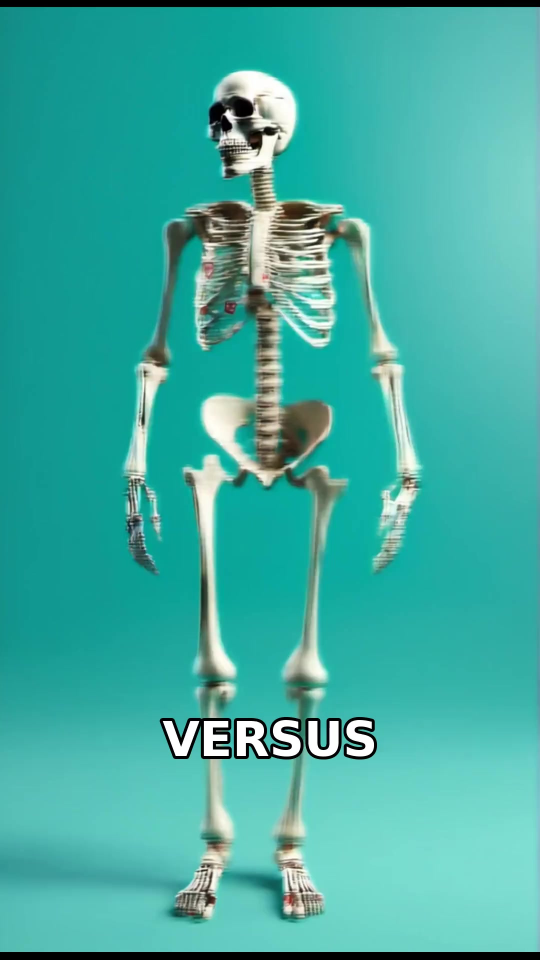
#> input picture frame_001.jpg, 1080 x 1920 px (shown at 1/2 size)
$ python -i fix_hr_thumbnail.py   (imports and definitions only)
#> lines starting #> are read from the running program, lines starting #| are printed output that depends on the picture
"""Local History Rewind thumbnail fix — no API. Overlays correct runtime badge."""
from __future__ import annotations

import argparse
import json
from pathlib import Path

from PIL import Image, ImageDraw, ImageFont, ImageFilter


def _font(size: int, bold: bool = True) -> ImageFont.FreeTypeFont | ImageFont.ImageFont:
    candidates = [
        "C:/Windows/Fonts/arialbd.ttf" if bold else "C:/Windows/Fonts/arial.ttf",
        "C:/Windows/Fonts/segoeuib.ttf" if bold else "C:/Windows/Fonts/segoeui.ttf",
    ]
    for path in candidates:
        if Path(path).exists():
            return ImageFont.truetype(path, size)
    return ImageFont.load_default()


def make_thumbnail(
    base_image: Path,
    out_path: Path,
    *,
    title_words: str = "KHMER EMPIRE",
    badge: str = "1 HOUR",
) -> Path:
#> called with base_image = '../frame_001.jpg', out_path = 'out.png', title_words = 'KHMER EMPIRE', badge = '1 HOUR'
    W, H = 1280, 720
    img = Image.open(base_image).convert("RGB")
#> img is the input picture: PIL image 1080x1920 RGB; mean R, G, B 64.9, 172.5, 162.5
    img = img.resize((W, H), Image.Resampling.LANCZOS)
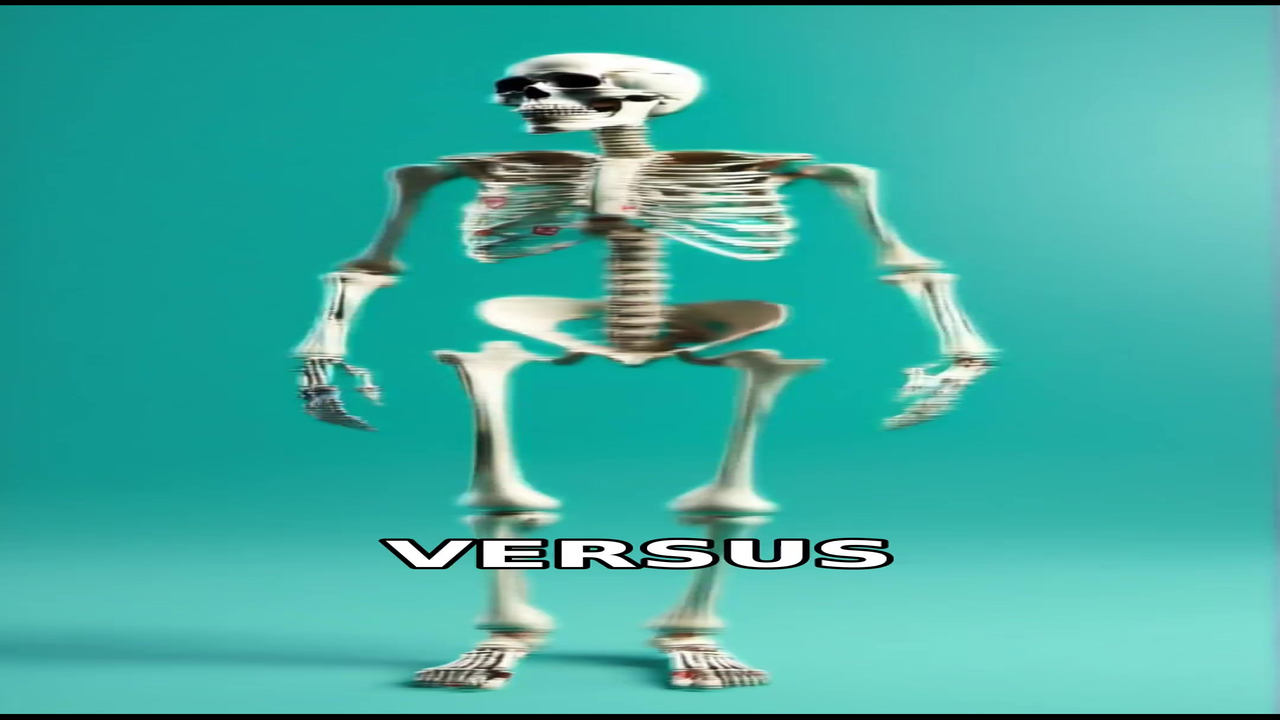
#> img: PIL image 1280x720 RGB; mean R, G, B 65, 172.5, 162.6
    img = img.filter(ImageFilter.GaussianBlur(radius=0.6))

    # Darken for sleep-doc mood
    overlay = Image.new("RGB", (W, H), (0, 0, 0))
#> overlay: PIL image 1280x720 RGB; every value is 0
    img = Image.blend(img, overlay, alpha=0.45)
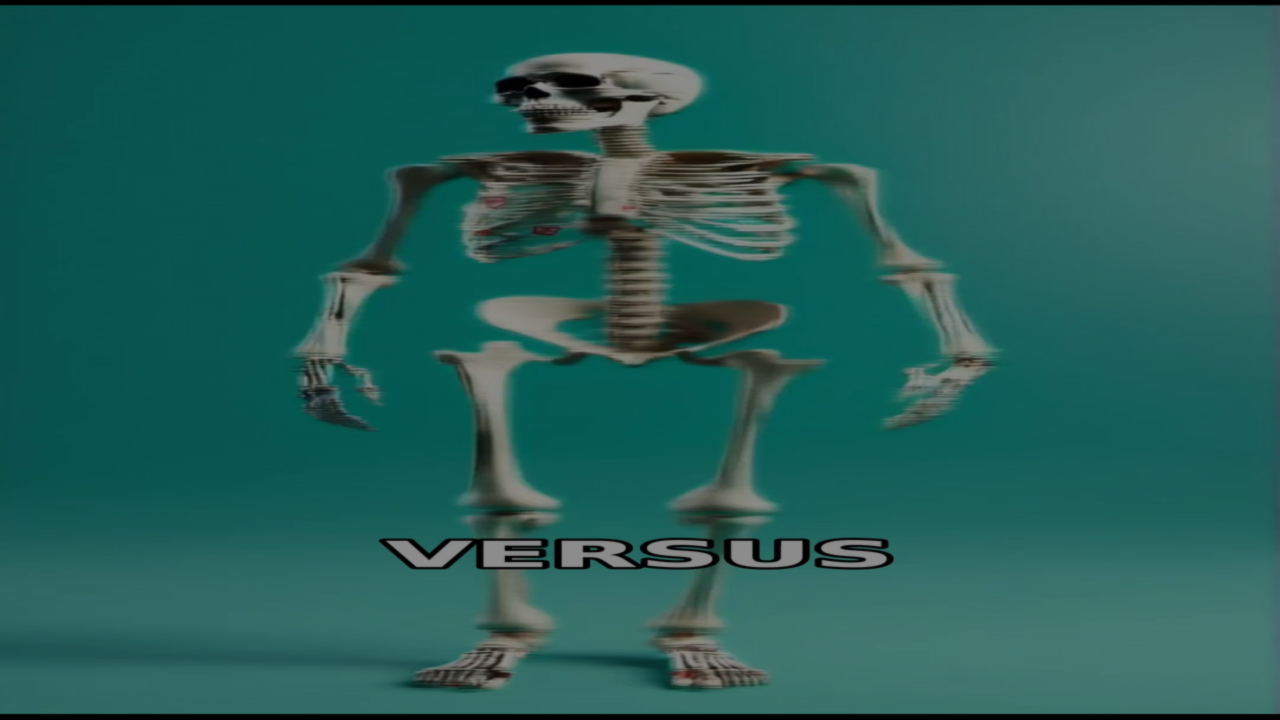
#> img: PIL image 1280x720 RGB; mean R, G, B 35.2, 94.4, 88.9

    draw = ImageDraw.Draw(img)
    title_font = _font(72)
    badge_font = _font(36)

    # Title top third
    tw = draw.textlength(title_words, font=title_font)
#> tw = 73
    tx = (W - tw) // 2
#> tx = 603
    ty = 48
    for dx, dy in [(-2, 0), (2, 0), (0, -2), (0, 2)]:
        draw.text((tx + dx, ty + dy), title_words, fill=(0, 0, 0), font=title_font)
    draw.text((tx, ty), title_words, fill=(255, 235, 120), font=title_font)

    # Runtime badge top-right
    pad_x, pad_y = 18, 10
    bw = draw.textlength(badge, font=badge_font) + pad_x * 2
#> bw = 72
    bh = 52
    bx, by = W - bw - 28, 28
#> bx = 1180; by = 28
    draw.rounded_rectangle((bx, by, bx + bw, by + bh), radius=8, fill=(180, 30, 30))
    draw.text((bx + pad_x, by + pad_y - 2), badge, fill=(255, 255, 255), font=badge_font)

#> (the run stopped early here; a loop or call above may not have finished)

$ run again, on frame_003.jpg
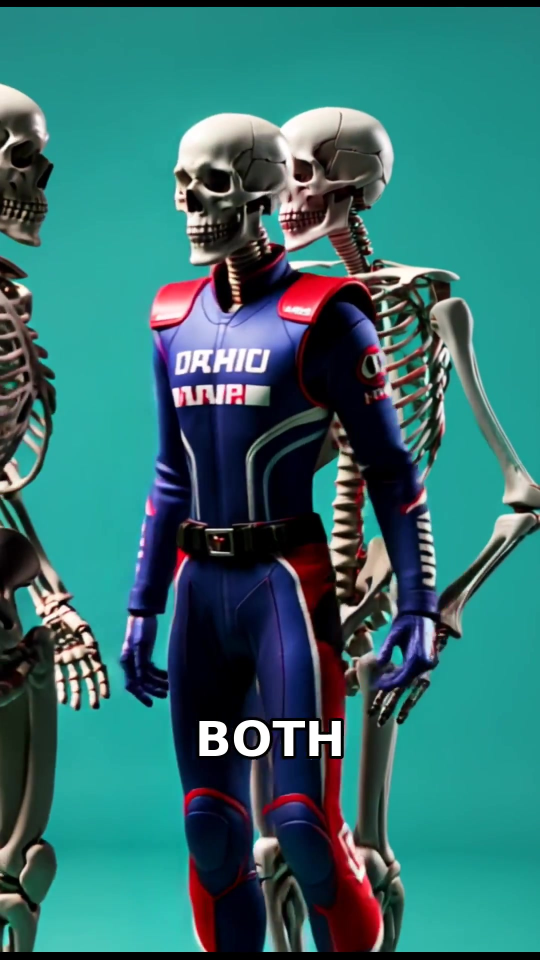
#> input picture frame_003.jpg, 1080 x 1920 px (shown at 1/2 size)
#> in make_thumbnail, img is the input picture: PIL image 1080x1920 RGB; mean R, G, B 51.6, 111, 110.8
#> in make_thumbnail, `img = img.resize((W, H), Image.Resampling.LANCZOS)`:
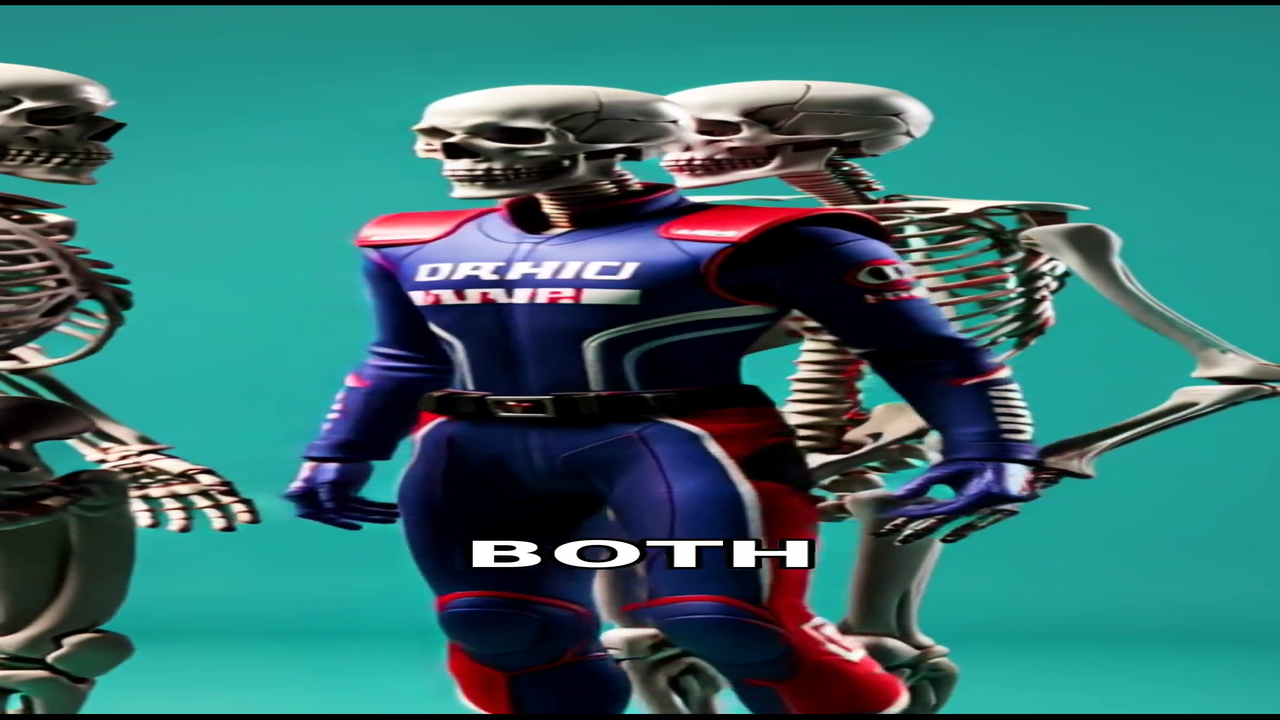
#> img: PIL image 1280x720 RGB; mean R, G, B 51.6, 111, 110.8
#> overlay: PIL image 1280x720 RGB; every value is 0
#> in make_thumbnail, `img = Image.blend(img, overlay, alpha=0.45)`:
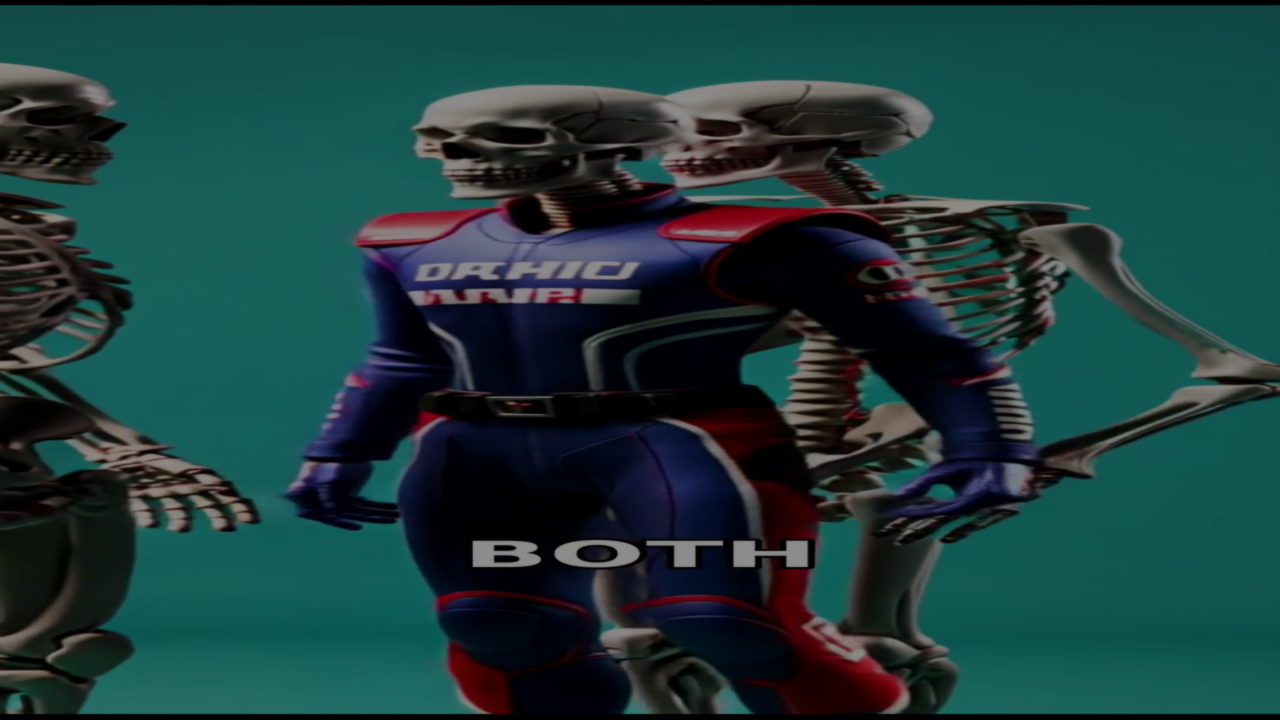
#> img: PIL image 1280x720 RGB; mean R, G, B 27.9, 60.6, 60.5
#> tw = 73
#> tx = 603
#> bw = 72
#> bx = 1180; by = 28

$ run again, on frame_005.jpg
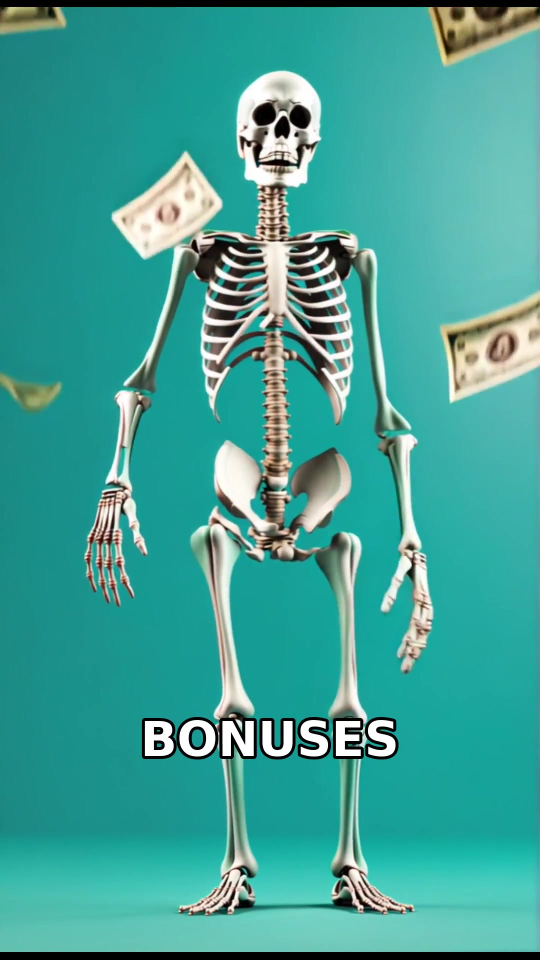
#> input picture frame_005.jpg, 1080 x 1920 px (shown at 1/2 size)
#> in make_thumbnail, img is the input picture: PIL image 1080x1920 RGB; mean R, G, B 65.7, 160.8, 151.5
#> in make_thumbnail, `img = img.resize((W, H), Image.Resampling.LANCZOS)`:
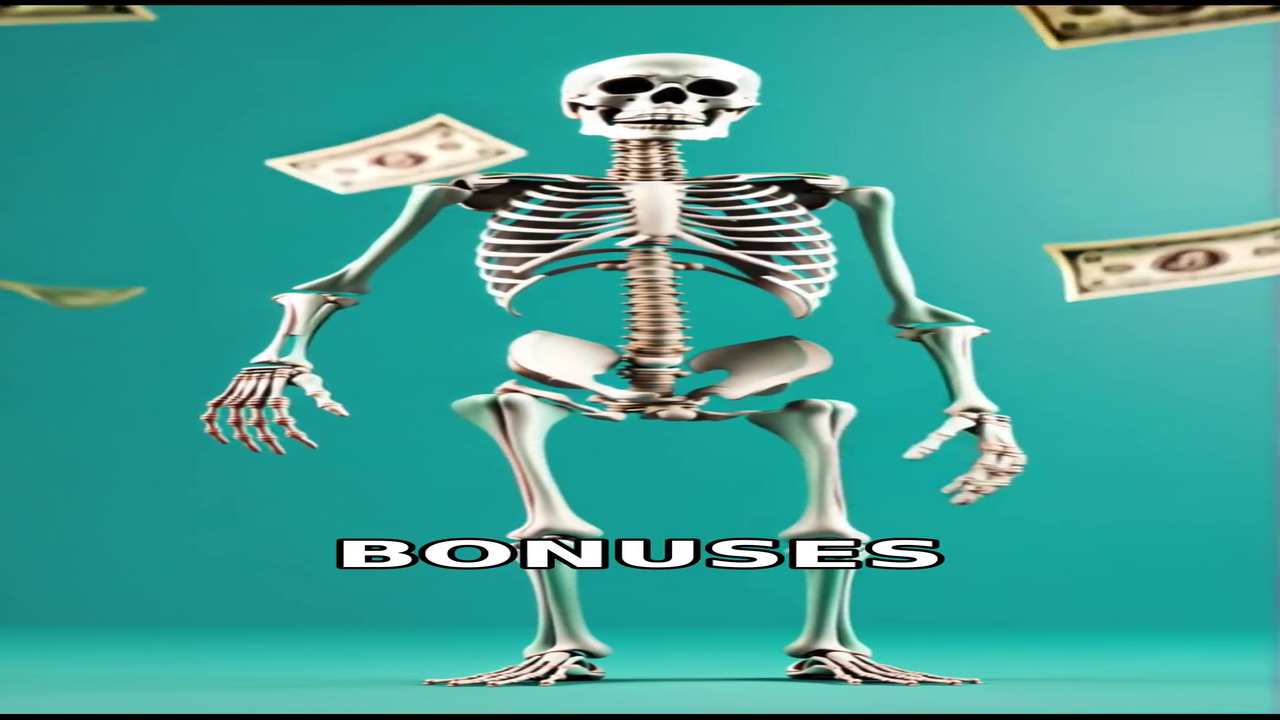
#> img: PIL image 1280x720 RGB; mean R, G, B 65.7, 160.8, 151.5
#> overlay: PIL image 1280x720 RGB; every value is 0
#> in make_thumbnail, `img = Image.blend(img, overlay, alpha=0.45)`:
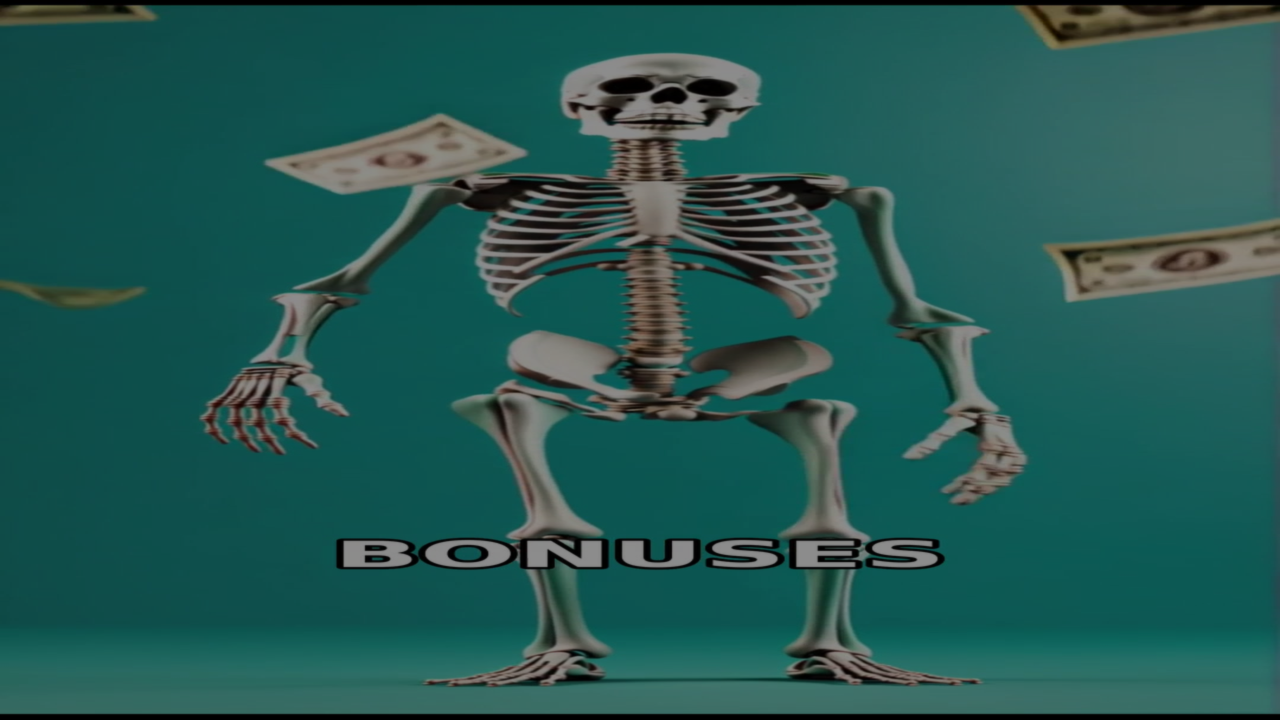
#> img: PIL image 1280x720 RGB; mean R, G, B 35.6, 88, 82.8
#> tw = 73
#> tx = 603
#> bw = 72
#> bx = 1180; by = 28

$ run again, on frame_007.jpg
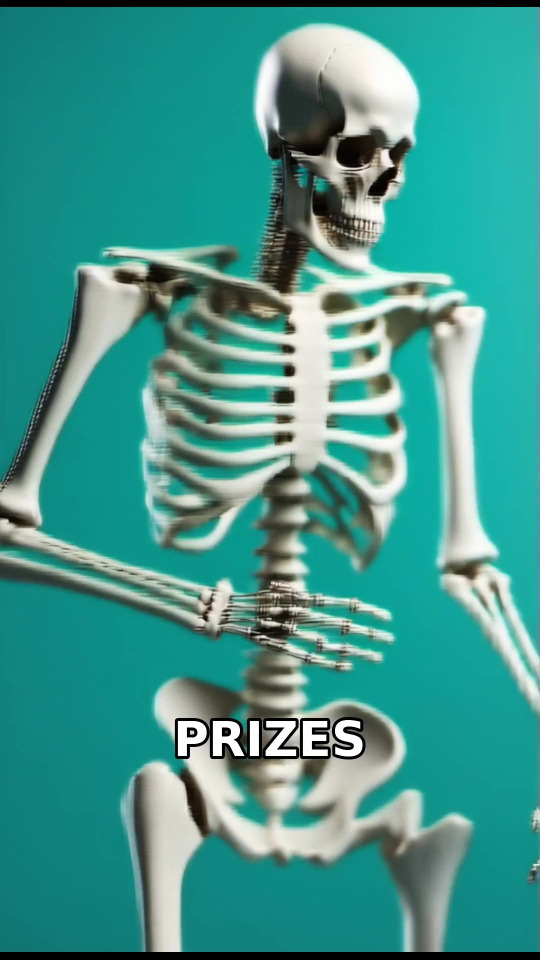
#> input picture frame_007.jpg, 1080 x 1920 px (shown at 1/2 size)
#> in make_thumbnail, img is the input picture: PIL image 1080x1920 RGB; mean R, G, B 66.6, 150.5, 141.4
#> in make_thumbnail, `img = img.resize((W, H), Image.Resampling.LANCZOS)`:
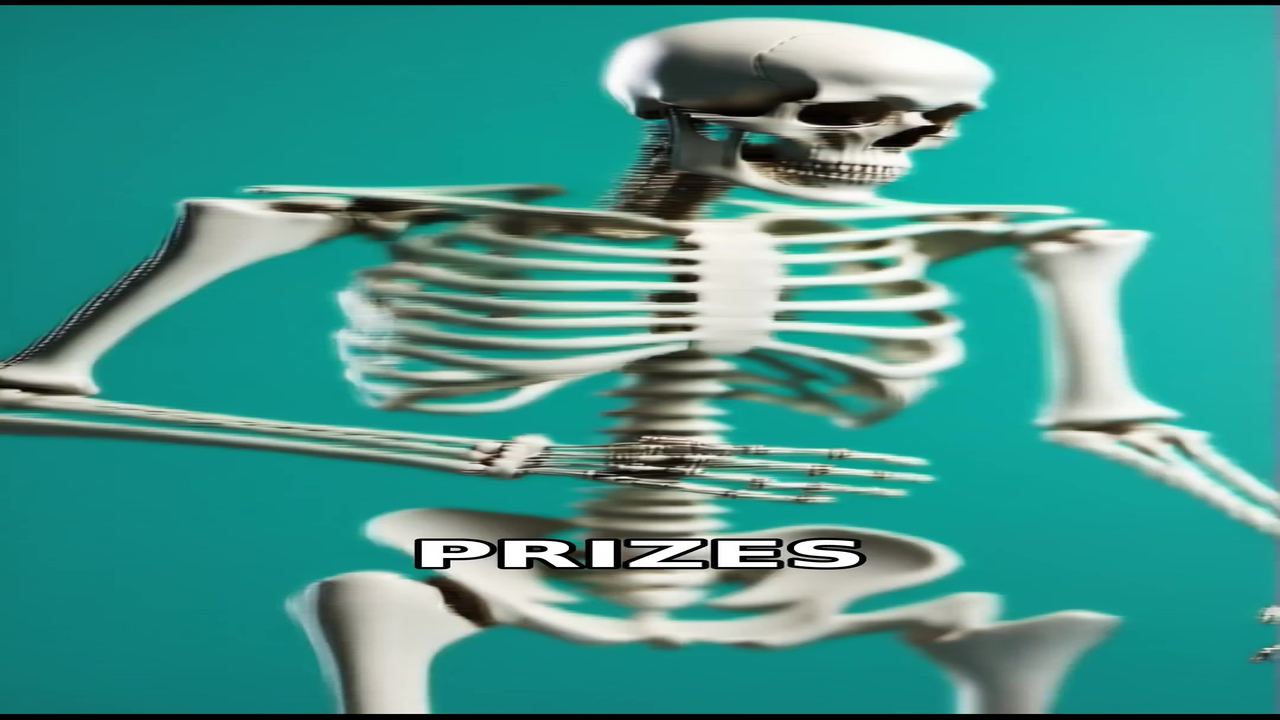
#> img: PIL image 1280x720 RGB; mean R, G, B 66.6, 150.5, 141.4
#> overlay: PIL image 1280x720 RGB; every value is 0
#> in make_thumbnail, `img = Image.blend(img, overlay, alpha=0.45)`:
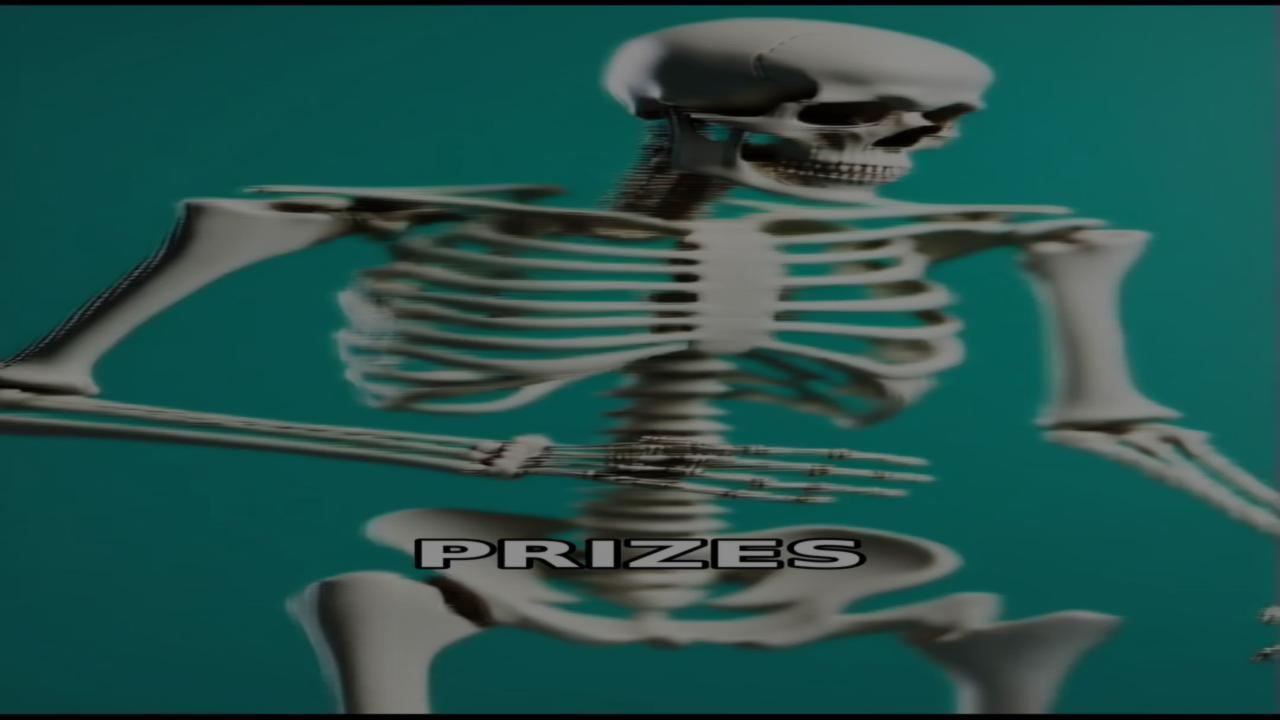
#> img: PIL image 1280x720 RGB; mean R, G, B 36.2, 82.3, 77.3
#> tw = 73
#> tx = 603
#> bw = 72
#> bx = 1180; by = 28
